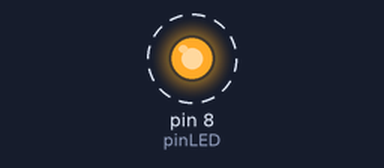
Simulated run of this sketch. Board: Arduino Uno, built with avr-gcc and run on an emulated ATmega328P. Parts: output pins drawn as LEDs (lit = HIGH). Dashed ring = blinking.

Above: at 0.7 s.
Timing chart, 0 to 4.6 s (numbered marks = the images above):
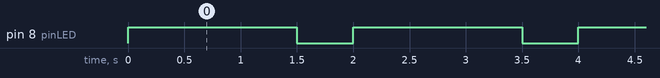

Measured:
- by itself, pin 8 (pinLED): alternates HIGH for 1.5 s and LOW for 0.50 s

The sketch:

sketch_mar08a.ino
```cpp
#define pinLED 8

void setup() {

 pinMode(pinLED, OUTPUT);
}

void loop() {

  digitalWrite(pinLED, HIGH); // enciende el LED.
  delay(1500); // retardo en milisegundos
  digitalWrite(pinLED, LOW); // apaga el LED.
  delay(500);
}
```
